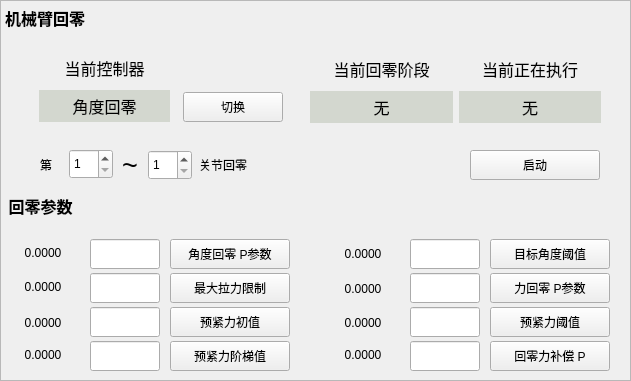
     <widget class="QFrame" name="frame_15">
      <property name="enabled">
       <bool>true</bool>
      </property>
      <property name="geometry">
       <rect>
        <x>1</x>
        <y>387</y>
        <width>631</width>
        <height>381</height>
       </rect>
      </property>
      <property name="frameShape">
       <enum>QFrame::Shape::StyledPanel</enum>
      </property>
      <property name="frameShadow">
       <enum>QFrame::Shadow::Raised</enum>
      </property>
      <widget class="QPushButton" name="SetZero_pushButton">
       <property name="enabled">
        <bool>true</bool>
       </property>
       <property name="geometry">
        <rect>
         <x>470</x>
         <y>150</y>
         <width>130</width>
         <height>30</height>
        </rect>
       </property>
       <property name="text">
        <string>启动</string>
       </property>
       <property name="checkable">
        <bool>true</bool>
       </property>
      </widget>
      <widget class="QLabel" name="label_124">
       <property name="enabled">
        <bool>true</bool>
       </property>
       <property name="geometry">
        <rect>
         <x>199</x>
         <y>156</y>
         <width>71</width>
         <height>17</height>
        </rect>
       </property>
       <property name="text">
        <string>关节回零</string>
       </property>
      </widget>
      <widget class="QLabel" name="label_118">
       <property name="enabled">
        <bool>true</bool>
       </property>
       <property name="geometry">
        <rect>
         <x>40</x>
         <y>156</y>
         <width>21</width>
         <height>17</height>
        </rect>
       </property>
       <property name="text">
        <string>第</string>
       </property>
      </widget>
      <widget class="QSpinBox" name="secNumStart_spinBox">
       <property name="enabled">
        <bool>true</bool>
       </property>
       <property name="geometry">
        <rect>
         <x>69</x>
         <y>149</y>
         <width>44</width>
         <height>30</height>
        </rect>
       </property>
       <property name="minimum">
        <number>1</number>
       </property>
       <property name="maximum">
        <number>12</number>
       </property>
      </widget>
      <widget class="QPushButton" name="change_controller">
       <property name="enabled">
        <bool>true</bool>
       </property>
       <property name="geometry">
        <rect>
         <x>183</x>
         <y>92</y>
         <width>100</width>
         <height>30</height>
        </rect>
       </property>
       <property name="text">
        <string>切换</string>
       </property>
      </widget>
      <widget class="QSpinBox" name="secNumEnd_spinBox">
       <property name="enabled">
        <bool>true</bool>
       </property>
       <property name="geometry">
        <rect>
         <x>148</x>
         <y>150</y>
         <width>44</width>
         <height>30</height>
        </rect>
       </property>
       <property name="minimum">
        <number>1</number>
       </property>
       <property name="maximum">
        <number>12</number>
       </property>
      </widget>
      <widget class="QLabel" name="label_131">
       <property name="enabled">
        <bool>true</bool>
       </property>
       <property name="geometry">
        <rect>
         <x>122</x>
         <y>157</y>
         <width>21</width>
         <height>17</height>
        </rect>
       </property>
       <property name="font">
        <font>
         <pointsize>20</pointsize>
        </font>
       </property>
       <property name="text">
        <string>~</string>
       </property>
      </widget>
      <widget class="QWidget" name="layoutWidget_6">
       <property name="geometry">
        <rect>
         <x>310</x>
         <y>52</y>
         <width>291</width>
         <height>71</height>
        </rect>
       </property>
       <layout class="QGridLayout" name="gridLayout_12">
        <item row="0" column="0">
         <widget class="QLabel" name="label_182">
          <property name="enabled">
           <bool>true</bool>
          </property>
          <property name="font">
           <font>
            <pointsize>12</pointsize>
            <bold>false</bold>
           </font>
          </property>
          <property name="text">
           <string>当前回零阶段</string>
          </property>
          <property name="alignment">
           <set>Qt::AlignmentFlag::AlignCenter</set>
          </property>
         </widget>
        </item>
        <item row="1" column="0">
         <widget class="QLabel" name="setZero_cur_stage_lable">
          <property name="enabled">
           <bool>true</bool>
          </property>
          <property name="minimumSize">
           <size>
            <width>0</width>
            <height>30</height>
           </size>
          </property>
          <property name="font">
           <font>
            <pointsize>12</pointsize>
            <bold>false</bold>
           </font>
          </property>
          <property name="styleSheet">
           <string notr="true">background-color:rgb(211, 215, 207)</string>
          </property>
          <property name="text">
           <string>无</string>
          </property>
          <property name="alignment">
           <set>Qt::AlignmentFlag::AlignCenter</set>
          </property>
         </widget>
        </item>
        <item row="1" column="1">
         <widget class="QLabel" name="cur_control_mode">
          <property name="enabled">
           <bool>true</bool>
          </property>
          <property name="minimumSize">
           <size>
            <width>0</width>
            <height>30</height>
           </size>
          </property>
          <property name="font">
           <font>
            <pointsize>12</pointsize>
            <bold>false</bold>
           </font>
          </property>
          <property name="styleSheet">
           <string notr="true">background-color:rgb(211, 215, 207)</string>
          </property>
          <property name="text">
           <string>无</string>
          </property>
          <property name="alignment">
           <set>Qt::AlignmentFlag::AlignCenter</set>
          </property>
         </widget>
        </item>
        <item row="0" column="1">
         <widget class="QLabel" name="label_183">
          <property name="enabled">
           <bool>true</bool>
          </property>
          <property name="font">
           <font>
            <pointsize>12</pointsize>
            <bold>false</bold>
           </font>
          </property>
          <property name="text">
           <string>当前正在执行</string>
          </property>
          <property name="alignment">
           <set>Qt::AlignmentFlag::AlignCenter</set>
          </property>
         </widget>
        </item>
       </layout>
      </widget>
      <widget class="QWidget" name="layoutWidget_7">
       <property name="geometry">
        <rect>
         <x>39</x>
         <y>51</y>
         <width>131</width>
         <height>71</height>
        </rect>
       </property>
       <layout class="QGridLayout" name="gridLayout_13">
        <item row="2" column="0">
         <widget class="QLabel" name="current_controller">
          <property name="enabled">
           <bool>true</bool>
          </property>
          <property name="font">
           <font>
            <pointsize>12</pointsize>
            <bold>false</bold>
           </font>
          </property>
          <property name="styleSheet">
           <string notr="true">background-color:rgb(211, 215, 207)</string>
          </property>
          <property name="lineWidth">
           <number>1</number>
          </property>
          <property name="text">
           <string>角度回零</string>
          </property>
          <property name="textFormat">
           <enum>Qt::TextFormat::AutoText</enum>
          </property>
          <property name="alignment">
           <set>Qt::AlignmentFlag::AlignCenter</set>
          </property>
         </widget>
        </item>
        <item row="1" column="0">
         <widget class="QLabel" name="label_119">
          <property name="enabled">
           <bool>true</bool>
          </property>
          <property name="font">
           <font>
            <pointsize>12</pointsize>
            <bold>false</bold>
           </font>
          </property>
          <property name="text">
           <string>当前控制器</string>
          </property>
          <property name="alignment">
           <set>Qt::AlignmentFlag::AlignCenter</set>
          </property>
         </widget>
        </item>
       </layout>
      </widget>
      <widget class="QLabel" name="label_113">
       <property name="geometry">
        <rect>
         <x>5</x>
         <y>5</y>
         <width>81</width>
         <height>25</height>
        </rect>
       </property>
       <property name="font">
        <font>
         <pointsize>12</pointsize>
         <bold>true</bold>
        </font>
       </property>
       <property name="text">
        <string>机械臂回零</string>
       </property>
       <property name="alignment">
        <set>Qt::AlignmentFlag::AlignLeading|Qt::AlignmentFlag::AlignLeft|Qt::AlignmentFlag::AlignVCenter</set>
       </property>
      </widget>
      <widget class="QLineEdit" name="label_P_Angle">
       <property name="enabled">
        <bool>true</bool>
       </property>
       <property name="geometry">
        <rect>
         <x>90</x>
         <y>239</y>
         <width>70</width>
         <height>30</height>
        </rect>
       </property>
       <property name="minimumSize">
        <size>
         <width>0</width>
         <height>30</height>
        </size>
       </property>
      </widget>
      <widget class="QLabel" name="label_best_force_step_read">
       <property name="enabled">
        <bool>true</bool>
       </property>
       <property name="geometry">
        <rect>
         <x>3</x>
         <y>340</y>
         <width>80</width>
         <height>30</height>
        </rect>
       </property>
       <property name="minimumSize">
        <size>
         <width>0</width>
         <height>30</height>
        </size>
       </property>
       <property name="text">
        <string>0.0000</string>
       </property>
       <property name="alignment">
        <set>Qt::AlignmentFlag::AlignCenter</set>
       </property>
      </widget>
      <widget class="QPushButton" name="set_best_force_tar_btn">
       <property name="enabled">
        <bool>true</bool>
       </property>
       <property name="geometry">
        <rect>
         <x>170</x>
         <y>307</y>
         <width>120</width>
         <height>30</height>
        </rect>
       </property>
       <property name="minimumSize">
        <size>
         <width>0</width>
         <height>30</height>
        </size>
       </property>
       <property name="text">
        <string>预紧力初值</string>
       </property>
      </widget>
      <widget class="QLineEdit" name="label_P_ZeroForce">
       <property name="enabled">
        <bool>true</bool>
       </property>
       <property name="geometry">
        <rect>
         <x>410</x>
         <y>341</y>
         <width>70</width>
         <height>30</height>
        </rect>
       </property>
       <property name="minimumSize">
        <size>
         <width>0</width>
         <height>30</height>
        </size>
       </property>
       <property name="text">
        <string/>
       </property>
       <property name="alignment">
        <set>Qt::AlignmentFlag::AlignCenter</set>
       </property>
       <property name="readOnly">
        <bool>false</bool>
       </property>
      </widget>
      <widget class="QLineEdit" name="label_best_force_step">
       <property name="enabled">
        <bool>true</bool>
       </property>
       <property name="geometry">
        <rect>
         <x>90</x>
         <y>341</y>
         <width>70</width>
         <height>30</height>
        </rect>
       </property>
       <property name="minimumSize">
        <size>
         <width>0</width>
         <height>30</height>
        </size>
       </property>
      </widget>
      <widget class="QLabel" name="label_P_Angle_read">
       <property name="enabled">
        <bool>true</bool>
       </property>
       <property name="geometry">
        <rect>
         <x>3</x>
         <y>238</y>
         <width>80</width>
         <height>30</height>
        </rect>
       </property>
       <property name="minimumSize">
        <size>
         <width>0</width>
         <height>30</height>
        </size>
       </property>
       <property name="text">
        <string>0.0000</string>
       </property>
       <property name="alignment">
        <set>Qt::AlignmentFlag::AlignCenter</set>
       </property>
      </widget>
      <widget class="QLabel" name="label_best_force_tar_read">
       <property name="enabled">
        <bool>true</bool>
       </property>
       <property name="geometry">
        <rect>
         <x>3</x>
         <y>308</y>
         <width>80</width>
         <height>30</height>
        </rect>
       </property>
       <property name="minimumSize">
        <size>
         <width>0</width>
         <height>30</height>
        </size>
       </property>
       <property name="text">
        <string>0.0000</string>
       </property>
       <property name="alignment">
        <set>Qt::AlignmentFlag::AlignCenter</set>
       </property>
      </widget>
      <widget class="QLabel" name="label_Ang_Threshold_read">
       <property name="enabled">
        <bool>true</bool>
       </property>
       <property name="geometry">
        <rect>
         <x>323</x>
         <y>239</y>
         <width>80</width>
         <height>30</height>
        </rect>
       </property>
       <property name="minimumSize">
        <size>
         <width>0</width>
         <height>30</height>
        </size>
       </property>
       <property name="text">
        <string>0.0000</string>
       </property>
       <property name="alignment">
        <set>Qt::AlignmentFlag::AlignCenter</set>
       </property>
      </widget>
      <widget class="QPushButton" name="set_Ang_Threshold_btn">
       <property name="enabled">
        <bool>true</bool>
       </property>
       <property name="geometry">
        <rect>
         <x>490</x>
         <y>239</y>
         <width>120</width>
         <height>30</height>
        </rect>
       </property>
       <property name="minimumSize">
        <size>
         <width>0</width>
         <height>30</height>
        </size>
       </property>
       <property name="text">
        <string>目标角度阈值</string>
       </property>
      </widget>
      <widget class="QLineEdit" name="label_best_force_tar">
       <property name="enabled">
        <bool>true</bool>
       </property>
       <property name="geometry">
        <rect>
         <x>90</x>
         <y>307</y>
         <width>70</width>
         <height>30</height>
        </rect>
       </property>
       <property name="minimumSize">
        <size>
         <width>0</width>
         <height>30</height>
        </size>
       </property>
      </widget>
      <widget class="QPushButton" name="set_P_Angle_btn">
       <property name="enabled">
        <bool>true</bool>
       </property>
       <property name="geometry">
        <rect>
         <x>170</x>
         <y>239</y>
         <width>120</width>
         <height>30</height>
        </rect>
       </property>
       <property name="minimumSize">
        <size>
         <width>0</width>
         <height>30</height>
        </size>
       </property>
       <property name="text">
        <string>角度回零 P参数</string>
       </property>
      </widget>
      <widget class="QLabel" name="label_120">
       <property name="enabled">
        <bool>true</bool>
       </property>
       <property name="geometry">
        <rect>
         <x>5</x>
         <y>193</y>
         <width>71</width>
         <height>25</height>
        </rect>
       </property>
       <property name="font">
        <font>
         <pointsize>12</pointsize>
         <bold>true</bold>
        </font>
       </property>
       <property name="text">
        <string>回零参数</string>
       </property>
       <property name="alignment">
        <set>Qt::AlignmentFlag::AlignCenter</set>
       </property>
      </widget>
      <widget class="QPushButton" name="set_best_force_step_btn">
       <property name="enabled">
        <bool>true</bool>
       </property>
       <property name="geometry">
        <rect>
         <x>170</x>
         <y>341</y>
         <width>120</width>
         <height>30</height>
        </rect>
       </property>
       <property name="minimumSize">
        <size>
         <width>0</width>
         <height>30</height>
        </size>
       </property>
       <property name="text">
        <string>预紧力阶梯值</string>
       </property>
      </widget>
      <widget class="QLineEdit" name="label_Ang_Threshold">
       <property name="enabled">
        <bool>true</bool>
       </property>
       <property name="geometry">
        <rect>
         <x>410</x>
         <y>239</y>
         <width>70</width>
         <height>30</height>
        </rect>
       </property>
       <property name="minimumSize">
        <size>
         <width>0</width>
         <height>30</height>
        </size>
       </property>
      </widget>
      <widget class="QPushButton" name="set_P_ZeroForce_btn">
       <property name="enabled">
        <bool>true</bool>
       </property>
       <property name="geometry">
        <rect>
         <x>490</x>
         <y>341</y>
         <width>120</width>
         <height>30</height>
        </rect>
       </property>
       <property name="minimumSize">
        <size>
         <width>0</width>
         <height>30</height>
        </size>
       </property>
       <property name="text">
        <string>回零力补偿 P</string>
       </property>
      </widget>
      <widget class="QLabel" name="label_P_ZeroForce_read">
       <property name="enabled">
        <bool>true</bool>
       </property>
       <property name="geometry">
        <rect>
         <x>323</x>
         <y>340</y>
         <width>80</width>
         <height>30</height>
        </rect>
       </property>
       <property name="minimumSize">
        <size>
         <width>0</width>
         <height>30</height>
        </size>
       </property>
       <property name="text">
        <string>0.0000</string>
       </property>
       <property name="alignment">
        <set>Qt::AlignmentFlag::AlignCenter</set>
       </property>
      </widget>
      <widget class="QPushButton" name="set_Max_Tension_btn">
       <property name="enabled">
        <bool>true</bool>
       </property>
       <property name="geometry">
        <rect>
         <x>170</x>
         <y>273</y>
         <width>120</width>
         <height>30</height>
        </rect>
       </property>
       <property name="minimumSize">
        <size>
         <width>0</width>
         <height>30</height>
        </size>
       </property>
       <property name="text">
        <string>最大拉力限制</string>
       </property>
      </widget>
      <widget class="QLabel" name="label_Max_Tension_read">
       <property name="enabled">
        <bool>true</bool>
       </property>
       <property name="geometry">
        <rect>
         <x>3</x>
         <y>272</y>
         <width>80</width>
         <height>30</height>
        </rect>
       </property>
       <property name="minimumSize">
        <size>
         <width>0</width>
         <height>30</height>
        </size>
       </property>
       <property name="text">
        <string>0.0000</string>
       </property>
       <property name="alignment">
        <set>Qt::AlignmentFlag::AlignCenter</set>
       </property>
      </widget>
      <widget class="QLineEdit" name="label_Max_Tension">
       <property name="enabled">
        <bool>true</bool>
       </property>
       <property name="geometry">
        <rect>
         <x>90</x>
         <y>273</y>
         <width>70</width>
         <height>30</height>
        </rect>
       </property>
       <property name="minimumSize">
        <size>
         <width>0</width>
         <height>30</height>
        </size>
       </property>
      </widget>
      <widget class="QLineEdit" name="label_P_Force">
       <property name="enabled">
        <bool>true</bool>
       </property>
       <property name="geometry">
        <rect>
         <x>410</x>
         <y>273</y>
         <width>70</width>
         <height>30</height>
        </rect>
       </property>
       <property name="minimumSize">
        <size>
         <width>0</width>
         <height>30</height>
        </size>
       </property>
      </widget>
      <widget class="QLabel" name="label_P_Force_read">
       <property name="enabled">
        <bool>true</bool>
       </property>
       <property name="geometry">
        <rect>
         <x>323</x>
         <y>274</y>
         <width>80</width>
         <height>30</height>
        </rect>
       </property>
       <property name="minimumSize">
        <size>
         <width>0</width>
         <height>30</height>
        </size>
       </property>
       <property name="text">
        <string>0.0000</string>
       </property>
       <property name="alignment">
        <set>Qt::AlignmentFlag::AlignCenter</set>
       </property>
      </widget>
      <widget class="QPushButton" name="set_P_Force_btn">
       <property name="enabled">
        <bool>true</bool>
       </property>
       <property name="geometry">
        <rect>
         <x>490</x>
         <y>273</y>
         <width>120</width>
         <height>30</height>
        </rect>
       </property>
       <property name="minimumSize">
        <size>
         <width>0</width>
         <height>30</height>
        </size>
       </property>
       <property name="text">
        <string>力回零 P参数</string>
       </property>
      </widget>
      <widget class="QLabel" name="label_Force_Threshold_read">
       <property name="enabled">
        <bool>true</bool>
       </property>
       <property name="geometry">
        <rect>
         <x>323</x>
         <y>308</y>
         <width>80</width>
         <height>30</height>
        </rect>
       </property>
       <property name="minimumSize">
        <size>
         <width>0</width>
         <height>30</height>
        </size>
       </property>
       <property name="text">
        <string>0.0000</string>
       </property>
       <property name="alignment">
        <set>Qt::AlignmentFlag::AlignCenter</set>
       </property>
      </widget>
      <widget class="QPushButton" name="set_Force_Threshold_btn">
       <property name="enabled">
        <bool>true</bool>
       </property>
       <property name="geometry">
        <rect>
         <x>490</x>
         <y>307</y>
         <width>120</width>
         <height>30</height>
        </rect>
       </property>
       <property name="minimumSize">
        <size>
         <width>0</width>
         <height>30</height>
        </size>
       </property>
       <property name="text">
        <string>预紧力阈值</string>
       </property>
      </widget>
      <widget class="QLineEdit" name="label_Force_Threshold">
       <property name="enabled">
        <bool>true</bool>
       </property>
       <property name="geometry">
        <rect>
         <x>410</x>
         <y>307</y>
         <width>70</width>
         <height>30</height>
        </rect>
       </property>
       <property name="minimumSize">
        <size>
         <width>0</width>
         <height>30</height>
        </size>
       </property>
      </widget>
      <zorder>label_124</zorder>
      <zorder>label_118</zorder>
      <zorder>secNumStart_spinBox</zorder>
      <zorder>change_controller</zorder>
      <zorder>secNumEnd_spinBox</zorder>
      <zorder>label_131</zorder>
      <zorder>layoutWidget_6</zorder>
      <zorder>layoutWidget_7</zorder>
      <zorder>label_113</zorder>
      <zorder>label_P_Angle</zorder>
      <zorder>label_best_force_step_read</zorder>
      <zorder>set_best_force_tar_btn</zorder>
      <zorder>label_P_ZeroForce</zorder>
      <zorder>label_best_force_step</zorder>
      <zorder>label_P_Angle_read</zorder>
      <zorder>label_best_force_tar_read</zorder>
      <zorder>label_Ang_Threshold_read</zorder>
      <zorder>set_Ang_Threshold_btn</zorder>
      <zorder>label_best_force_tar</zorder>
      <zorder>label_120</zorder>
      <zorder>label_Ang_Threshold</zorder>
      <zorder>set_P_ZeroForce_btn</zorder>
      <zorder>label_P_ZeroForce_read</zorder>
      <zorder>set_Max_Tension_btn</zorder>
      <zorder>label_Max_Tension_read</zorder>
      <zorder>label_Max_Tension</zorder>
      <zorder>label_P_Force</zorder>
      <zorder>label_P_Force_read</zorder>
      <zorder>set_P_Force_btn</zorder>
      <zorder>SetZero_pushButton</zorder>
      <zorder>set_P_Angle_btn</zorder>
      <zorder>set_best_force_step_btn</zorder>
      <zorder>label_Force_Threshold_read</zorder>
      <zorder>set_Force_Threshold_btn</zorder>
      <zorder>label_Force_Threshold</zorder>
     </widget>
